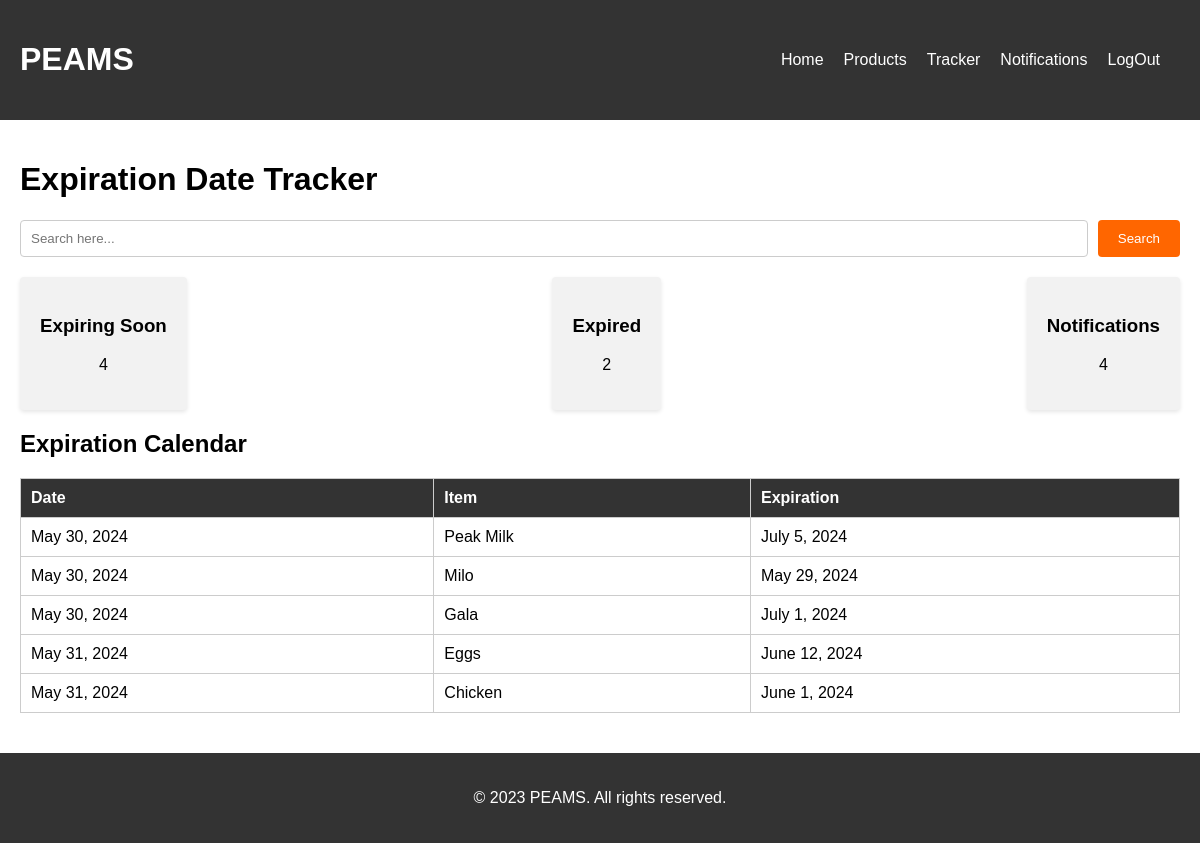
The page /tracker/ on the database as committed earlier.
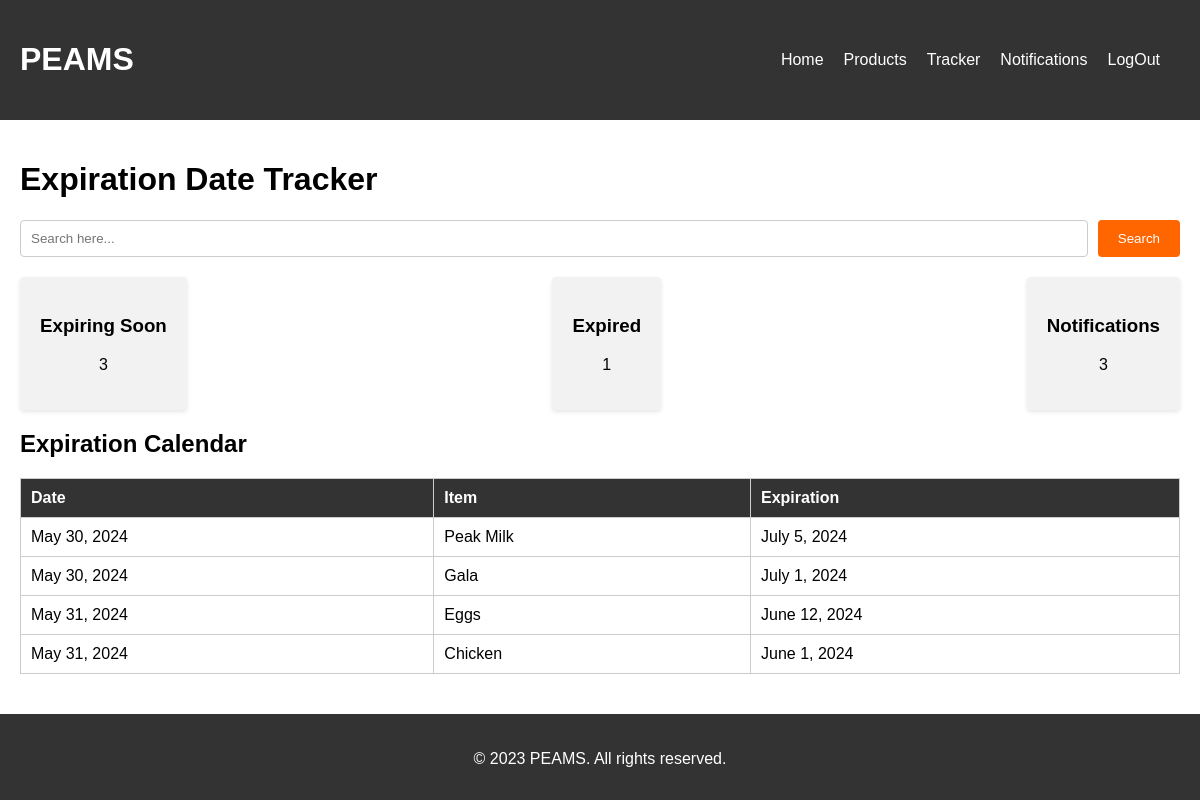
The same page on the database as committed later.
### peams_app/models.py (models this page shows, shortened)
class Product(models.Model):
    name = models.CharField(max_length=150)
    date_added = models.DateField(auto_now_add=True)
    expiry_date = models.DateField()
    batch_no = models.CharField(max_length=50, unique=True)
    expired = models.BooleanField(default=False)
    about_to_expire = models.BooleanField(default=False)
    alert_status = models.CharField(default="okay", max_length=20)
    def save(self, *args, **kwargs):
        self.batch_no = ''.join([
        random.choice(string.ascii_uppercase),
        random.choice(string.ascii_uppercase),
        random.choice(string.ascii_uppercase),
        '_',
        str(random.randint(100, 999))
        ])
        super().save(*args, **kwargs)

### peams_app/views.py (the view)
# urls.py: path('tracker/', views.tracker, name='tracker'),
def tracker(request):
    tracker_update()
    products = Product.objects.all()
    about_to_expire_count = Product.objects.filter(about_to_expire=True).count()
    expired_count = Product.objects.filter(expired=True).count()
    products_notify = Product.objects.exclude(alert_status="okay").count()
    context = {
        'products' : products,
        'about_to_expire': about_to_expire_count,
        'expired': expired_count,
        'notification_count': products_notify,
    }
    return render(request, 'peams_app/tracker.html', context)

### peams_app/views.py (called while the page is built)
def tracker_update():
    today = timezone.now().date()
    one_month_later = today + timedelta(days=30)
    items_to_update = Product.objects.filter(expiry_date__lte=one_month_later, about_to_expire=False)
    for product in items_to_update:
        product.about_to_expire = True
        product.alert_status = "warning"
        product.save()
    items_expired = Product.objects.filter(expiry_date__lt=today, expired=False)
    for product in items_expired:
        product.expired = True
        product.alert_status = "expired"
        product.save()

### peams_app/templates/peams_app/tracker.html (shortened to what this page needs)
{% extends 'peams_app/layout.html' %}
{% load static %}
{% block body %}
    <div class="main-content">
        <h1>Expiration Date Tracker</h1>
        <div class="add-item">
            <input type="text" id="searchInput" placeholder="Search here..." onkeydown="if (event.keyCode === 13) searchCalendarEntries()">
            <button onclick="searchCalendarEntries()">Search</button>
        </div>
        <div class="dashboard-summary">
            <div class="dashboard-item">
                <h3>Expiring Soon</h3>
                <p id="expiring-soon">{{about_to_expire}}</p>
            </div>
            <div class="dashboard-item">
                <h3>Expired</h3>
                <p id="expired">{{expired}}</p>
            </div>
            <div class="dashboard-item">
                <h3>Notifications</h3>
                <p id="notifications">{{notification_count}}</p>
            </div>
        </div>
        <h2>Expiration Calendar</h2>
        <table class="expiration-calendar">
            <thead>
                <tr>
                    <th>Date</th>
                    <th>Item</th>
                    <th>Expiration</th>
                </tr>
            </thead>
            <tbody id="calendar-body">
                {% for product in products %}
                    <tr>
                        <td>{{product.date_added}}</td>
                        <td>{{product.name}}</td>
                        <td>{{product.expiry_date}}</td>
                    </tr>
                {% endfor %}
            </tbody>
        </table>
    </div>
{% endblock %}

Rows that differ between the two databases and show on the page:
removed Product: date_added "May 30, 2024", name "Milo", expiry_date "May 29, 2024"
Other text that changed with them:
{{ about_to_expire }}: "4" → "3"
{{ expired }}: "2" → "1"
{{ notification_count }}: "4" → "3"
